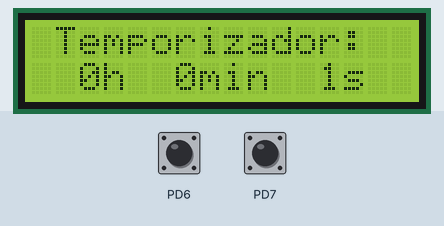
Simulated run of this program. Board: ATmega328P, built with avr-gcc and emulated at 16 MHz. Parts: 16×2 character LCD. Wiring (inferred from the signals the program sends): 4×2 keypad with keys 1 2 3 4 5 6 7 8 (labels assumed): rows PD0, PD1, PD2, PD3; columns PD4, PD5. Wiring (inferred from the names in the program): character LCD (HD44780): RS PB4; E PB5; data PB0, PB1, PB2, PB3. The inputs (shaded band) are chosen by the test bench; at power-on: PD6 HIGH, PD7 HIGH.

Above: at 1.11 s.
At 5.91 s:
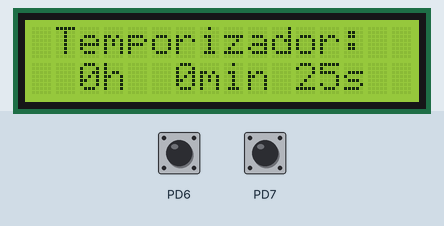
At 10.71 s:
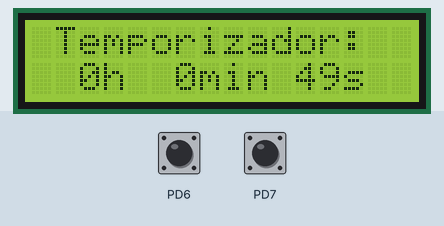
At 20.31 s:
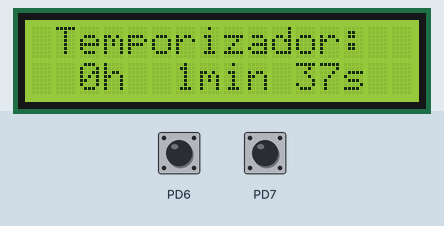
At 29.91 s:
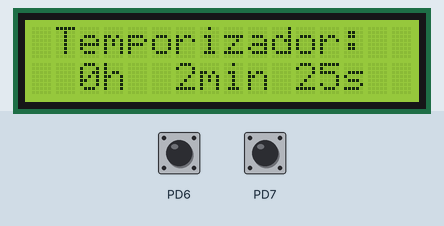
At 39.71 s:
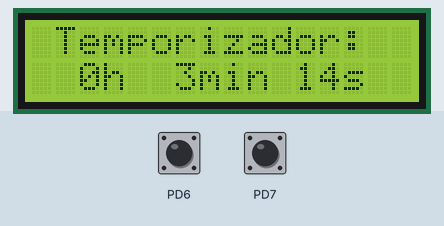

The program:

main.c
```c
#include "lcd.h"
#include "teclado.h"
#include "timer2.h"

int main(void)
{
    char tecla;
    unsigned long t = 0;

    timer2_init();
    teclado_init();
    lcd_init();

    lcd(0,0," Temporizador:  ");
    lcd(1,0,"   h   min   s  ");
    while( 1 )
    {
        tecla = teclado_scan();

        if( timer2_status() == 0 )
        {
            timer2_set( 200 );
            t++;
            lcd_num(1, 0,t/(60*60),3);
            lcd_num(1, 5,t/(60),2);
            lcd_num(1,11,t%(60),2);
        }
    }
    return( 0 );
}
```

bits.h
```c
#ifndef BITS_H
#define BITS_H

#define BIT(reg,bit)        (reg & (1<<bit))
#define SETBIT(reg,bit)     reg |=  (1<<bit)
#define CLRBIT(reg,bit)     reg &= ~(1<<bit)

#endif
```

teclado.c
```c
#include <avr/io.h>
#include "bits.h"

/* -------------------------------------------------
 *          MAPA DE ENTRADAS E SAIDAS
 * -------------------------------------------------
 *  PORT    |Pino   |Conexão
 * ---------|-------|-------------------------------
 *  PB0     | 0     | Teclado Saída   L0
 *  PB1     | 1     | Teclado Saída   L1
 *  PB2     | 2     | Teclado Saída   L2
 *  PB3     | 3     | Teclado Saída   L3
 *  PB4     | 4     | Teclado Entrada C0
 *  PB5     | 5     | Teclado Entrada C1
 *  PB6     | 6     | Teclado Entrada C2
 *  PB7     | 7     | Teclado Entrada C3
 * -------------------------------------------------
 */

#define NUM_COL         4
#define NUM_LIN         4

#define L0_MASK         0x01
#define C0_MASK         0x10


void teclado_init( void )
{
    DDRD = 0x0F;    // L_Mask
    PORTD = 0xFF;
}

const char tecladoMatriz[4][4] =  { {'1','2','3','A'},
                                    {'4','5','6','B'},
                                    {'7','8','9','C'},
                                    {'*','0','#','D'} };


unsigned char teclado_scan( void )
{
    unsigned char aux = 0;
    unsigned int l,c;

    for( l=0; l<NUM_LIN; l++ )
    {
        PORTD = ~(L0_MASK << l);
        for( c=0; c<NUM_COL; c++ )
        {
            if( (~PIND) & (C0_MASK<<c) )
            {
                aux = tecladoMatriz[l][c];
            }
        }
    }
    return( aux );
}
```

teclado.h
```c
#ifndef TECLADO_H
#define TECLADO_H

void teclado_init( void );
unsigned char teclado_scan( void );

#endif
```

timer2.c
```c
#include <avr/io.h>
#include <avr/interrupt.h>

#define T2INT_OVERFLOW_EN	0x01
#define T2COUNT_RELOAD		(256-250)
#define T2NO_CLK			0x00
#define T2CLK_DIV_8			0x01
#define T2CLK_DIV_16		0x02
#define T2CLK_DIV_32		0x03
#define T2CLK_DIV_64		0x04
#define T2CLK_DIV_128		0x05
#define T2CLK_DIV_256		0x06
#define T2CLK_DIV_1024		0x07

unsigned long t2_t = 0;

void timer2_init( void )
{
    cli();
	TCCR2B 	= T2CLK_DIV_64;
	TCNT2 	= T2COUNT_RELOAD;
	TIMSK2 	= T2INT_OVERFLOW_EN;
	t2_t = 0;
    sei();
}

ISR(TIMER2_OVF_vect) // 1ms
{
	TCNT2 = T2COUNT_RELOAD;
	if( t2_t )
	    --t2_t;
}

void timer2_set( unsigned long t )
{
    t2_t = t;
}

unsigned long timer2_status( void )
{
    return( t2_t );
}
```

timer2.h
```c
#ifndef TIMER2_H
#define TIMER2_H

void timer2_init( void );
void timer2_set( unsigned long t );
unsigned long timer2_status( void );

#endif
```

lcd.c
```c
#define F_CPU   16000000L
#include <util/delay.h>
#include <avr/io.h>
#include "bits.h"


/* -------------------------------------------------
 *          MAPA DE ENTRADAS E SAIDAS
 * -------------------------------------------------
 *  PORT    | Pino  |Conexão
 * ---------|-------|-------------------------------
 *  PB0     | 8     | LCD_D4
 *  PB1     | 9     | LCD_D5
 *  PB2     | 10    | LCD_D6
 *  PB3     | 11    | LCD_D7
 *  PB4     | 12    | LCD_RS
 *  PB5     | 13    | LCD_EN
 * -------------------------------------------------
 */


//***************** Interface com PORTs/Pinos
#define LCD_ROWS        2
#define LCD_COLS        16
#define LCD_BUS(bus)    PORTB = ((PORTB & 0xF0) | ((bus) & 0x0F))
#define LCD_RS(bit)     (bit) ? (SETBIT(PORTB,4)) : (CLRBIT(PORTB,4))
#define LCD_EN(bit)     (bit) ? (SETBIT(PORTB,5)) : (CLRBIT(PORTB,5))

//***************** Definicao de Comandos ao LCD
#define LCD_CLEAR_DISPLAY           0x01

#define LCD_RETURN_HOME             0x02

#define LCD_ENTRY_MODE_SET          0x04
#define LCD_EMS_CURSOR_RIGHT        0x02
#define LCD_EMS_CURSOR_LEFT         0x00
#define LCD_EMS_SHIFT_DISPLAY       0x01

#define LCD_DISPLAY_CONTROL         0x08
#define LCD_DC_DISPLAY_ON           0x04
#define LCD_DC_DISPLAY_OFF          0x00
#define LCD_DC_CURSOR_ON            0x02
#define LCD_DC_CURSOR_OFF           0x00
#define LCD_DC_BLINK_ON             0x01
#define LCD_DC_BLINK_OFF            0x00

#define LCD_CURSOR_SHIFT            0x10
#define LCD_CS_LEFT                 0x00
#define LCD_CS_RIGHT                0x04

#define LCD_DISPLAY_SHIFT           0x10
#define LCD_DS_LEFT                 0x08
#define LCD_DS_RIGHt                0x0C

#define LCD_FUNCTION_SET            0x20
#define LCD_FS_DATA_LENGTH_8        0x10
#define LCD_FS_DATA_LENGTH_4        0x00
#define LCD_FS_LINE_NUMBER_1        0x00
#define LCD_FS_LINE_NUMBER_2        0x08
#define LCD_FS_DOTS_FORMAT_5x8      0x00
#define LCD_FS_DOTS_FORMAT_5x11     0x04

#define LCD_SET_CGRAM_ADDRS( adrs ) (0x40+(adrs & 0x3F))

#define LCD_SET_DDRAM_ADDRS( adrs ) (0x80+(adrs & 0x7F))
#define LCD_ADDR_LINE_0             0x00
#define LCD_ADDR_LINE_1             0x40


// Escreve um comando no display (Instruction Register)
void lcd_instReg( unsigned char i )
{
    LCD_RS(0);
    LCD_BUS(i>>4);

    LCD_EN(0);
    if( i == LCD_CLEAR_DISPLAY || i == LCD_RETURN_HOME )
        _delay_ms( 2 );
    else
        _delay_us( 40 );
    LCD_EN(1);

    if( (i & 0xF0) == (LCD_FUNCTION_SET | LCD_FS_DATA_LENGTH_4) )
    {
        LCD_BUS(i>>4);
        LCD_EN(0);
        _delay_us( 40 );
        LCD_EN(1);
    }

    LCD_BUS(i);
    LCD_EN(0);
    if( i == LCD_CLEAR_DISPLAY || i == LCD_RETURN_HOME )
        _delay_ms( 2 );
    else
        _delay_us( 40 );
    LCD_EN(1);
}


// Escreve um dado no display (Data Register))
void lcd_dataReg( unsigned char d )
{
    LCD_RS(1);
    LCD_BUS(d >> 4);
    LCD_EN(0);
    _delay_us( 40 );
    LCD_EN(1);

    LCD_BUS(d);
    LCD_EN(0);
    _delay_us( 40 );
    LCD_EN(1);
}

// Posicionar o cursor na coordenada: linha e coluna
void lcd_lincol( unsigned char lin, unsigned char col)
{
    lcd_instReg( LCD_SET_DDRAM_ADDRS( ((LCD_ADDR_LINE_1 * lin) + (col + LCD_ADDR_LINE_0) ) ) );
}


// Inicializa os pinos conectados ao display
void lcd_init( void )
{
    DDRB |= 0x3F;
    PORTB &= ~0x3F;
    _delay_ms(1000);
    LCD_EN(1);
    lcd_instReg( LCD_FUNCTION_SET|LCD_FS_DATA_LENGTH_4|LCD_FS_LINE_NUMBER_2);
    lcd_instReg( LCD_DISPLAY_CONTROL|LCD_DC_DISPLAY_ON|LCD_DC_CURSOR_OFF|LCD_DC_BLINK_OFF );
    lcd_instReg( LCD_CLEAR_DISPLAY );
    lcd_instReg( LCD_RETURN_HOME );
}

// Escreve uma string no display
void lcd( unsigned char lin, unsigned char col, const char * str )
{
    char pos = col;
    lcd_lincol( lin, col );

    while( *str )
    {
        lcd_dataReg( *str );
        ++str;
        ++pos;
    }
}

// Escreve um número inteiro no display
void lcd_num(  unsigned char lin, unsigned char col,
                    int num, unsigned char tam )
{
    int div;
    unsigned char size;
    char sinal; // 0:+ 1:-

    sinal = (num < 0);
    if( sinal )
        num = (~num) + 1;

    lcd_lincol(lin, col);

    div=10000;
    size = 5;
    while( div > 1 )
    {
        if( num/div == 0 )
            --size;
        else
            break;
        div/=10;
    }

    while( tam > (size+sinal) && tam > 1 )
    {
        lcd_dataReg(' ');
        --tam;
    }

    if( sinal )
        lcd_dataReg('-');

    do
    {
        lcd_dataReg( (num / div) + '0' );
        num = num % div;
        div/=10;
    }
    while( div >= 1 );
}

// Apaga todos os caracteres no display
void lcd_clr( void )
{
    lcd_instReg(LCD_CLEAR_DISPLAY);
}
```

lcd.h
```c
#ifndef LCD_H
#define LCD_H

void lcd_init( void );
void lcd_clr( void );
void lcd( unsigned char lin, unsigned char col, const char * str );
void lcd_num(  unsigned char lin, unsigned char col,
                    int num, unsigned char tam );

#endif
```
